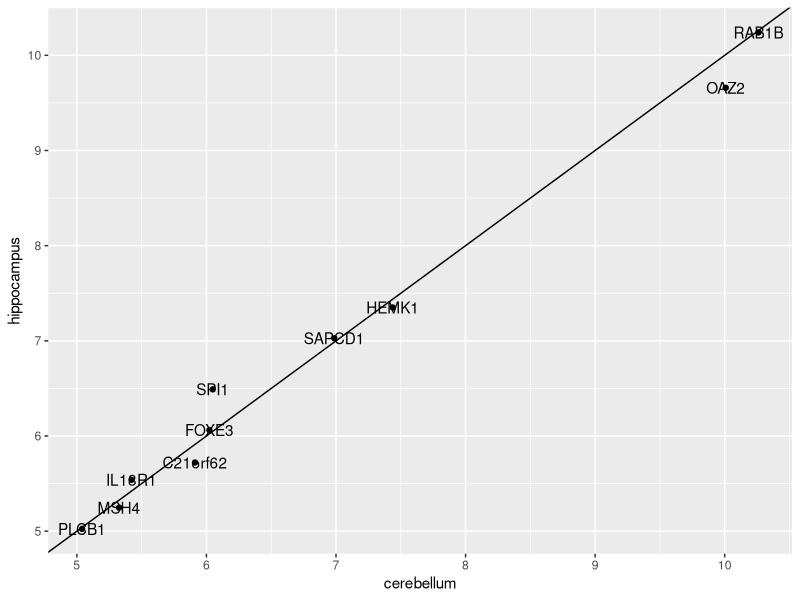

Write the R code that produced this figure.
library(dslabs)
library(caret)
library(tidyverse)
data("tissue_gene_expression")


set.seed(1993, sample.kind="Rounding") 
y <- tissue_gene_expression$y
x <- tissue_gene_expression$x
x <- x[, sample(ncol(x), 10)]

#to know the accuracy using lda method
train(x,y, method = "lda",preProcess = "center")

#to udnerstand what predictors drive the algorithm, lets take a look at the 
dfmeans<-t(train(x,y, method = "lda")$finalModel$means)%>%data.frame()


dfmeans%>%mutate(x=rownames(.))%>%ggplot(aes(cerebellum,hippocampus,label=x))+
  geom_point()+
  geom_text()+
  geom_abline()
